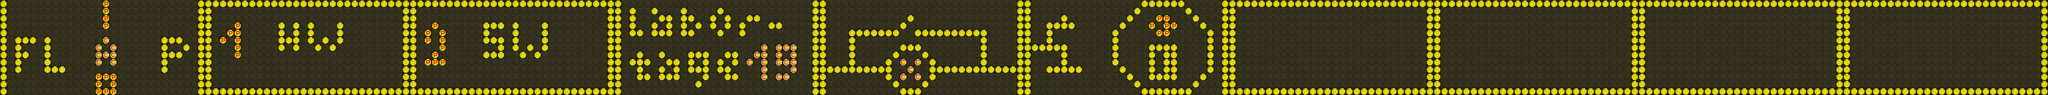

This is a level from a 2D game, rendered from its Tiled map with the project's own tilesets. A one-line summary and the map file follow, with tile-layer data summarised:
An orthogonal 280x13 tile map with 20x20 px tiles, 1 tile layer (Display) and 2 objects (Hallo Welt, Ein Text).

<map version="1.2" tiledversion="1.2.4" orientation="orthogonal" renderorder="right-down" width="280" height="13" tilewidth="20" tileheight="20" infinite="0" nextlayerid="10" nextobjectid="14">
 <tileset firstgid="1" name="ff" tilewidth="20" tileheight="20" tilecount="5" columns="5">
  <image source="presentation_tiles.jpg" width="100" height="20" />
  <tile id="0">
   <properties>
    <property name="blink_interval" type="float" value="0" />
    <property name="type" value="back" />
   </properties>
  </tile>
  <tile id="1">
   <properties>
    <property name="blink_interval" type="float" value="0" />
    <property name="type" value="wall" />
   </properties>
  </tile>
  <tile id="2">
   <properties>
    <property name="blink_interval" type="float" value="0.2" />
    <property name="type" value="player" />
   </properties>
  </tile>
  <tile id="3">
   <properties>
    <property name="blink_interval" type="float" value="0.5" />
    <property name="type" value="coin" />
   </properties>
  </tile>
  <tile id="4">
   <properties>
    <property name="blink_interval" type="float" value="0" />
    <property name="type" value="text" />
   </properties>
  </tile>
 </tileset>
 <layer id="7" name="Display" width="280" height="13">
  <data>[3640 cells, 3640 non-empty, 4 distinct tile ids]</data>
 </layer>
 <objectgroup id="9" name="Text">
  <object id="10" name="Hallo Welt" gid="5" x="3400" y="60" width="20" height="20" />
  <object id="13" name="Ein Text" gid="5" x="40" y="40" width="20" height="20" />
 </objectgroup>
</map>
